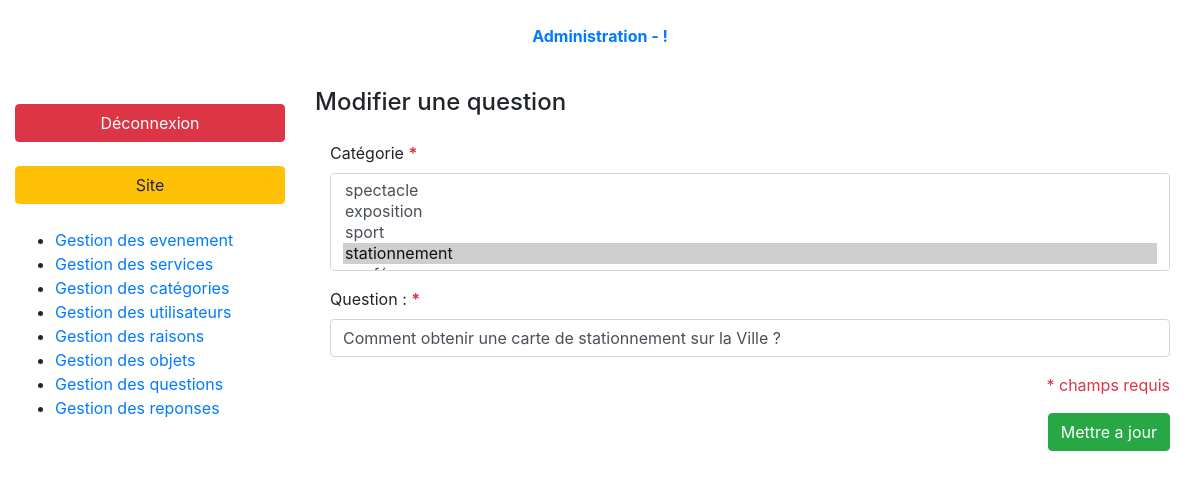
/index.php?page=admin-questions-form&question-id=6&action=edit (signed in), run on the app's committed database.
### tables this page shows
CREATE TABLE `faq_questions` (
  `id` int(10) UNSIGNED NOT NULL,
  `question` text NOT NULL,
  `category_id` int(10) UNSIGNED NOT NULL
);

CREATE TABLE `categories` (
  `id` int(10) UNSIGNED NOT NULL,
  `name` varchar(100) NOT NULL
);

### controller/backend/questions.php (called while the page is built, shortened)
<?php
require_once ('././model/questions.php');
require_once ('././model/categories.php');
function questionsForm(){
    $categories = getCategoriesList();
    if (isset($_GET['question-id'])){
        $question = getQuestions($_GET['question-id']);
    }
    require_once './views/backend/questionsForm.php';
}

### model/questions.php (called while the page is built, shortened)
<?php
function getQuestions($questionId = FALSE)
{
    $db = dbConnect();
    $queryString = 'SELECT *';
    $queryString .= ' FROM faq_questions';
    if ($questionId){
        $queryString .= ' WHERE id = :id';
    }
    $query = $db->prepare($queryString);
    if (!$questionId){
        $query->execute();
        return $query->fetchAll();
    }
    else{
        $query->execute(['id' => $questionId]);
        return $query->fetch(PDO::FETCH_ASSOC);
    }
}

### model/categories.php (called while the page is built, shortened)
<?php
function getCategoriesList()
{
    $db = dbConnect();
    $query = $db->query('SELECT * FROM categories');
    return $query->fetchAll();
}

### views/backend/questionsForm.php (the view, shortened to what this page needs)
<div class="container-fluid">
    <?php require '././partials/backend/header.php'; ?>
    <div class="row my-3 index-content">
        <?php require '././partials/backend/nav.php'; ?>
        <section class="col-9">
            <header class="pb-3">
                <h4><?= (isset($_GET['question-id'])) ? 'Modifier une question' : 'Ajouter une question' ;?></h4>
            </header>
            <div class="tab-content">
                <div class="tab-pane container-fluid active" id="infos" role="tabpanel">
                    <?php if (isset($_GET['question-id'])): ?>
                        <form action="index.php?page=admin-questions-form&question-id=<?= $question['id'];?>&action=edit" method="post" enctype="multipart/form-data">
                    <?php else: ?>
                        <form action="index.php?page=admin-questions-form" method="post" enctype="multipart/form-data">
                    <?php endif; ?>
                            <div class="form-group">
                                <label for="categories"> Catégorie <b class="text-danger">*</b></label>
                                <select multiple class="form-control" name="categories" id="categories" multiple="multiple">
                                    <?php foreach($categories as $key => $category): ?>
                                        <option value="<?= $category['id'];?>"
                                            <?php if (isset($_GET['question-id']) && $category['id'] == $question['category_id']): ?>
                                                selected="selected"
                                            <?php endif;?>
                                        ><?= $category['name']; ?></option>
                                    <?php endforeach; ?>
                                </select>
                            </div>
                            <div class="form-group">
                                <label for="question">Question : <b class="text-danger">*</b></label>
                                <input class="form-control"  type="text" placeholder="Question" name="question" id="question" value="<?= isset($question) ? htmlentities($question['question']) : '';?>" />
                            </div>
                            <div class="text-right">
                                <?php if (isset($_GET['question-id'])): ?>
                                    <p class="text-danger">* champs requis</p>
                                    <input class="btn btn-success" type="submit" name="update" value="Mettre a jour" />
                                <?php else: ?>
                                    <p class="text-danger">* champs requis</p>
                                    <input class="btn btn-success" type="submit" name="save" value="Enregistrer" />
                                <?php endif; ?>
                            </div>
                        </form>
                </div>
            </div>
        </section>
    </div>
</div>
<?php require 'layout.php'; ?>

### data on the page
faq_questions: categories "spectacle / exposition / sport / stationnement ☑", question "Comment obtenir une carte de stationnement sur la Ville ?"
